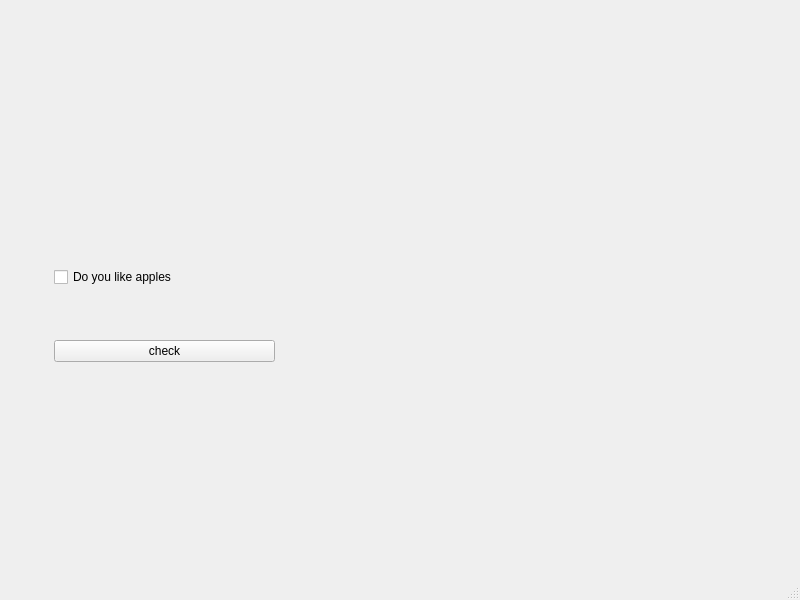
<?xml version="1.0" encoding="UTF-8"?>
<ui version="4.0">
 <class>MainWindow</class>
 <widget class="QMainWindow" name="MainWindow">
  <property name="geometry">
   <rect>
    <x>0</x>
    <y>0</y>
    <width>800</width>
    <height>600</height>
   </rect>
  </property>
  <property name="windowTitle">
   <string>MainWindow</string>
  </property>
  <widget class="QWidget" name="centralwidget">
   <widget class="QWidget" name="">
    <property name="geometry">
     <rect>
      <x>54</x>
      <y>220</y>
      <width>221</width>
      <height>191</height>
     </rect>
    </property>
    <layout class="QVBoxLayout" name="verticalLayout">
     <item>
      <widget class="QCheckBox" name="checkBox">
       <property name="text">
        <string>Do you like apples</string>
       </property>
      </widget>
     </item>
     <item>
      <widget class="QPushButton" name="pushButton">
       <property name="text">
        <string>check</string>
       </property>
      </widget>
     </item>
    </layout>
   </widget>
  </widget>
  <widget class="QMenuBar" name="menubar">
   <property name="geometry">
    <rect>
     <x>0</x>
     <y>0</y>
     <width>800</width>
     <height>26</height>
    </rect>
   </property>
  </widget>
  <widget class="QStatusBar" name="statusbar"/>
 </widget>
 <resources/>
 <connections/>
</ui>
